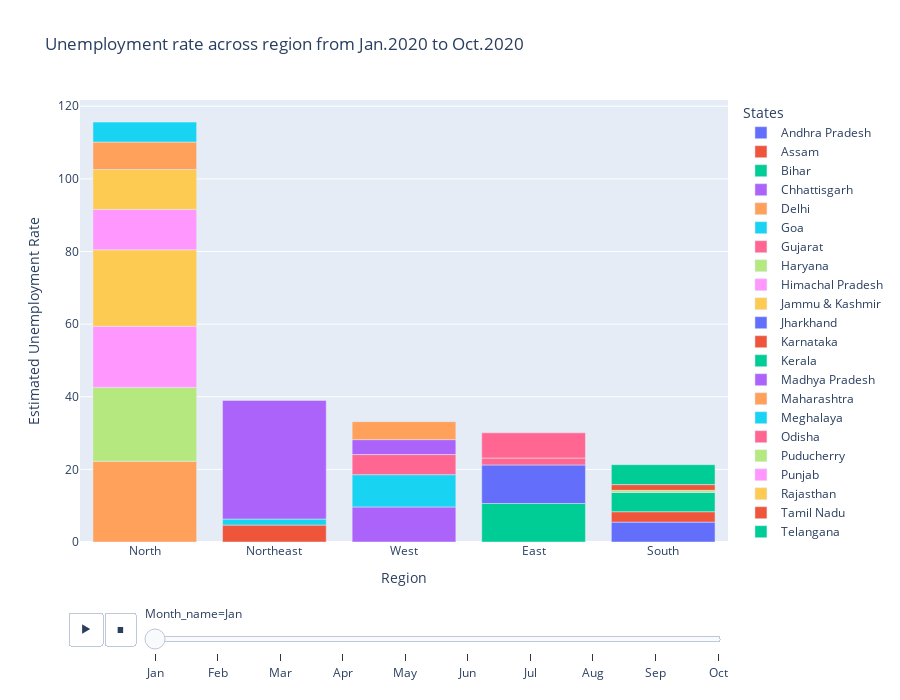

Notebook code cell kept with this figure:
### Markdown cell above
in below presentation, we easily see the comparison between region and state & different months of an year

### Code cell
fig = px.bar(df1, x='Region',y='Estimated Unemployment Rate',animation_frame = 'Month_name',color='States',
            title='Unemployment rate across region from Jan.2020 to Oct.2020', height=700,template='plotly')

fig.update_layout(xaxis={'categoryorder':'total descending'})

fig.layout.updatemenus[0].buttons[0].args[1]["frame"]["duration"] = 500

fig.show()

### Figure 1 — Plotly figure (JSON) as saved in the notebook; plotly's stock layout.template omitted (floating-point values rounded to 4 significant figures)
{"data": [{"alignmentgroup": "True", "hovertemplate": "States=Andhra Pradesh<br>Month_name=Jan<br>Region=%{x}<br>Estimated Unemployment Rate=%{y}<extra></extra>", "legendgroup": "Andhra Pradesh", "marker": {"color": "#636efa", "pattern": {"shape": ""}}, "name": "Andhra Pradesh", "offsetgroup": "Andhra Pradesh", "orientation": "v", "showlegend": true, "textposition": "auto", "type": "bar", "x": ["South"], "xaxis": "x", "y": [5.48], "yaxis": "y"}, {"alignmentgroup": "True", "hovertemplate": "States=Assam<br>Month_name=Jan<br>Region=%{x}<br>Estimated Unemployment Rate=%{y}<extra></extra>", "legendgroup": "Assam", "marker": {"color": "#EF553B", "pattern": {"shape": ""}}, "name": "Assam", "offsetgroup": "Assam", "orientation": "v", "showlegend": true, "textposition": "auto", "type": "bar", "x": ["Northeast"], "xaxis": "x", "y": [4.66], "yaxis": "y"}, {"alignmentgroup": "True", "hovertemplate": "States=Bihar<br>Month_name=Jan<br>Region=%{x}<br>Estimated Unemployment Rate=%{y}<extra></extra>", "legendgroup": "Bihar", "marker": {"color": "#00cc96", "pattern": {"shape": ""}}, "name": "Bihar", "offsetgroup": "Bihar", "orientation": "v", "showlegend": true, "textposition": "auto", "type": "bar", "x": ["East"], "xaxis": "x", "y": [10.61], "yaxis": "y"}, {"alignmentgroup": "True", "hovertemplate": "States=Chhattisgarh<br>Month_name=Jan<br>Region=%{x}<br>Estimated Unemployment Rate=%{y}<extra></extra>", "legendgroup": "Chhattisgarh", "marker": {"color": "#ab63fa", "pattern": {"shape": ""}}, "name": "Chhattisgarh", "offsetgroup": "Chhattisgarh", "orientation": "v", "showlegend": true, "textposition": "auto", "type": "bar", "x": ["West"], "xaxis": "x", "y": [9.65], "yaxis": "y"}, {"alignmentgroup": "True", "hovertemplate": "States=Delhi<br>Month_name=Jan<br>Region=%{x}<br>Estimated Unemployment Rate=%{y}<extra></extra>", "legendgroup": "Delhi", "marker": {"color": "#FFA15A", "pattern": {"shape": ""}}, "name": "Delhi", "offsetgroup": "Delhi", "orientation": "v", "showlegend": true, "textposition": "auto", "type": "bar", "x": ["North"], "xaxis": "x", "y": [22.23], "yaxis": "y"}, {"alignmentgroup": "True", "hovertemplate": "States=Goa<br>Month_name=Jan<br>Region=%{x}<br>Estimated Unemployment Rate=%{y}<extra></extra>", "legendgroup": "Goa", "marker": {"color": "#19d3f3", "pattern": {"shape": ""}}, "name": "Goa", "offsetgroup": "Goa", "orientation": "v", "showlegend": true, "textposition": "auto", "type": "bar", "x": ["West"], "xaxis": "x", "y": [8.89], "yaxis": "y"}, {"alignmentgroup": "True", "hovertemplate": "States=Gujarat<br>Month_name=Jan<br>Region=%{x}<br>Estimated Unemployment Rate=%{y}<extra></extra>", "legendgroup": "Gujarat", "marker": {"color": "#FF6692", "pattern": {"shape": ""}}, "name": "Gujarat", "offsetgroup": "Gujarat", "orientation": "v", "showlegend": true, "textposition": "auto", "type": "bar", "x": ["West"], "xaxis": "x", "y": [5.54], "yaxis": "y"}, {"alignmentgroup": "True", "hovertemplate": "States=Haryana<br>Month_name=Jan<br>Region=%{x}<br>Estimated Unemployment Rate=%{y}<extra></extra>", "legendgroup": "Haryana", "marker": {"color": "#B6E880", "pattern": {"shape": ""}}, "name": "Haryana", "offsetgroup": "Haryana", "orientation": "v", "showlegend": true, "textposition": "auto", "type": "bar", "x": ["North"], "xaxis": "x", "y": [20.34], "yaxis": "y"}, {"alignmentgroup": "True", "hovertemplate": "States=Himachal Pradesh<br>Month_name=Jan<br>Region=%{x}<br>Estimated Unemployment Rate=%{y}<extra></extra>", "legendgroup": "Himachal Pradesh", "marker": {"color": "#FF97FF", "pattern": {"shape": ""}}, "name": "Himachal Pradesh", "offsetgroup": "Himachal Pradesh", "orientation": "v", "showlegend": true, "textposition": "auto", "type": "bar", "x": ["North"], "xaxis": "x", "y": [16.83], "yaxis": "y"}, {"alignmentgroup": "True", "hovertemplate": "States=Jammu & Kashmir<br>Month_name=Jan<br>Region=%{x}<br>Estimated Unemployment Rate=%{y}<extra></extra>", "legendgroup": "Jammu & Kashmir", "marker": {"color": "#FECB52", "pattern": {"shape": ""}}, "name": "Jammu & Kashmir", "offsetgroup": "Jammu & Kashmir", "orientation": "v", "showlegend": true, "textposition": "auto", "type": "bar", "x": ["North"], "xaxis": "x", "y": [21.08], "yaxis": "y"}, {"alignmentgroup": "True", "hovertemplate": "States=Jharkhand<br>Month_name=Jan<br>Region=%{x}<br>Estimated Unemployment Rate=%{y}<extra></extra>", "legendgroup": "Jharkhand", "marker": {"color": "#636efa", "pattern": {"shape": ""}}, "name": "Jharkhand", "offsetgroup": "Jharkhand", "orientation": "v", "showlegend": true, "textposition": "auto", "type": "bar", "x": ["East"], "xaxis": "x", "y": [10.61], "yaxis": "y"}, {"alignmentgroup": "True", "hovertemplate": "States=Karnataka<br>Month_name=Jan<br>Region=%{x}<br>Estimated Unemployment Rate=%{y}<extra></extra>", "legendgroup": "Karnataka", "marker": {"color": "#EF553B", "pattern": {"shape": ""}}, "name": "Karnataka", "offsetgroup": "Karnataka", "orientation": "v", "showlegend": true, "textposition": "auto", "type": "bar", "x": ["South"], "xaxis": "x", "y": [2.86], "yaxis": "y"}, {"alignmentgroup": "True", "hovertemplate": "States=Kerala<br>Month_name=Jan<br>Region=%{x}<br>Estimated Unemployment Rate=%{y}<extra></extra>", "legendgroup": "Kerala", "marker": {"color": "#00cc96", "pattern": {"shape": ""}}, "name": "Kerala", "offsetgroup": "Kerala", "orientation": "v", "showlegend": true, "textposition": "auto", "type": "bar", "x": ["South"], "xaxis": "x", "y": [5.31], "yaxis": "y"}, {"alignmentgroup": "True", "hovertemplate": "States=Madhya Pradesh<br>Month_name=Jan<br>Region=%{x}<br>Estimated Unemployment Rate=%{y}<extra></extra>", "legendgroup": "Madhya Pradesh", "marker": {"color": "#ab63fa", "pattern": {"shape": ""}}, "name": "Madhya Pradesh", "offsetgroup": "Madhya Pradesh", "orientation": "v", "showlegend": true, "textposition": "auto", "type": "bar", "x": ["West"], "xaxis": "x", "y": [4.11], "yaxis": "y"}, {"alignmentgroup": "True", "hovertemplate": "States=Maharashtra<br>Month_name=Jan<br>Region=%{x}<br>Estimated Unemployment Rate=%{y}<extra></extra>", "legendgroup": "Maharashtra", "marker": {"color": "#FFA15A", "pattern": {"shape": ""}}, "name": "Maharashtra", "offsetgroup": "Maharashtra", "orientation": "v", "showlegend": true, "textposition": "auto", "type": "bar", "x": ["West"], "xaxis": "x", "y": [4.95], "yaxis": "y"}, {"alignmentgroup": "True", "hovertemplate": "States=Meghalaya<br>Month_name=Jan<br>Region=%{x}<br>Estimated Unemployment Rate=%{y}<extra></extra>", "legendgroup": "Meghalaya", "marker": {"color": "#19d3f3", "pattern": {"shape": ""}}, "name": "Meghalaya", "offsetgroup": "Meghalaya", "orientation": "v", "showlegend": true, "textposition": "auto", "type": "bar", "x": ["Northeast"], "xaxis": "x", "y": [1.66], "yaxis": "y"}, {"alignmentgroup": "True", "hovertemplate": "States=Odisha<br>Month_name=Jan<br>Region=%{x}<br>Estimated Unemployment Rate=%{y}<extra></extra>", "legendgroup": "Odisha", "marker": {"color": "#FF6692", "pattern": {"shape": ""}}, "name": "Odisha", "offsetgroup": "Odisha", "orientation": "v", "showlegend": true, "textposition": "auto", "type": "bar", "x": ["East"], "xaxis": "x", "y": [1.9], "yaxis": "y"}, {"alignmentgroup": "True", "hovertemplate": "States=Puducherry<br>Month_name=Jan<br>Region=%{x}<br>Estimated Unemployment Rate=%{y}<extra></extra>", "legendgroup": "Puducherry", "marker": {"color": "#B6E880", "pattern": {"shape": ""}}, "name": "Puducherry", "offsetgroup": "Puducherry", "orientation": "v", "showlegend": true, "textposition": "auto", "type": "bar", "x": ["South"], "xaxis": "x", "y": [0.58], "yaxis": "y"}, {"alignmentgroup": "True", "hovertemplate": "States=Punjab<br>Month_name=Jan<br>Region=%{x}<br>Estimated Unemployment Rate=%{y}<extra></extra>", "legendgroup": "Punjab", "marker": {"color": "#FF97FF", "pattern": {"shape": ""}}, "name": "Punjab", "offsetgroup": "Punjab", "orientation": "v", "showlegend": true, "textposition": "auto", "type": "bar", "x": ["North"], "xaxis": "x", "y": [11.11], "yaxis": "y"}, {"alignmentgroup": "True", "hovertemplate": "States=Rajasthan<br>Month_name=Jan<br>Region=%{x}<br>Estimated Unemployment Rate=%{y}<extra></extra>", "legendgroup": "Rajasthan", "marker": {"color": "#FECB52", "pattern": {"shape": ""}}, "name": "Rajasthan", "offsetgroup": "Rajasthan", "orientation": "v", "showlegend": true, "textposition": "auto", "type": "bar", "x": ["North"], "xaxis": "x", "y": [10.97], "yaxis": "y"}, {"alignmentgroup": "True", "hovertemplate": "States=Tamil Nadu<br>Month_name=Jan<br>Region=%{x}<br>Estimated Unemployment Rate=%{y}<extra></extra>", "legendgroup": "Tamil Nadu", "marker": {"color": "#EF553B", "pattern": {"shape": ""}}, "name": "Tamil Nadu", "offsetgroup": "Tamil Nadu", "orientation": "v", "showlegend": true, "textposition": "auto", "type": "bar", "x": ["South"], "xaxis": "x", "y": [1.57], "yaxis": "y"}, {"alignmentgroup": "True", "hovertemplate": "States=Telangana<br>Month_name=Jan<br>Region=%{x}<br>Estimated Unemployment Rate=%{y}<extra></extra>", "legendgroup": "Telangana", "marker": {"color": "#00cc96", "pattern": {"shape": ""}}, "name": "Telangana", "offsetgroup": "Telangana", "orientation": "v", "showlegend": true, "textposition": "auto", "type": "bar", "x": ["South"], "xaxis": "x", "y": [5.49], "yaxis": "y"}, {"alignmentgroup": "True", "hovertemplate": "States=Tripura<br>Month_name=Jan<br>Region=%{x}<br>Estimated Unemployment Rate=%{y}<extra></extra>", "legendgroup": "Tripura", "marker": {"color": "#ab63fa", "pattern": {"shape": ""}}, "name": "Tripura", "offsetgroup": "Tripura", "orientation": "v", "showlegend": true, "textposition": "auto", "type": "bar", "x": ["Northeast"], "xaxis": "x", "y": [32.67], "yaxis": "y"}, {"alignmentgroup": "True", "hovertemplate": "States=Uttar Pradesh<br>Month_name=Jan<br>Region=%{x}<br>Estimated Unemployment Rate=%{y}<extra></extra>", "legendgroup": "Uttar Pradesh", "marker": {"color": "#FFA15A", "pattern": {"shape": ""}}, "name": "Uttar Pradesh", "offsetgroup": "Uttar Pradesh", "orientation": "v", "showlegend": true, "textposition": "auto", "type": "bar", "x": ["North"], "xaxis": "x", "y": [7.58], "yaxis": "y"}, {"alignmentgroup": "True", "hovertemplate": "States=Uttarakhand<br>Month_name=Jan<br>Region=%{x}<br>Estimated Unemployment Rate=%{y}<extra></extra>", "legendgroup": "Uttarakhand", "marker": {"color": "#19d3f3", "pattern": {"shape": ""}}, "name": "Uttarakhand", "offsetgroup": "Uttarakhand", "orientation": "v", "showlegend": true, "textposition": "auto", "type": "bar", "x": ["North"], "xaxis": "x", "y": [5.49], "yaxis": "y"}, {"alignmentgroup": "True", "hovertemplate": "States=West Bengal<br>Month_name=Jan<br>Region=%{x}<br>Estimated Unemployment Rate=%{y}<extra></extra>", "legendgroup": "West Bengal", "marker": {"color": "#FF6692", "pattern": {"shape": ""}}, "name": "West Bengal", "offsetgroup": "West Bengal", "orientation": "v", "showlegend": true, "textposition": "auto", "type": "bar", "x": ["East"], "xaxis": "x", "y": [6.94], "yaxis": "y"}], "layout": {"barmode": "relative", "height": 700, "legend": {"title": {"text": "States"}, "tracegroupgap": 0}, "sliders": [{"active": 0, "currentvalue": {"prefix": "Month_name="}, "len": 0.9, "pad": {"b": 10, "t": 60}, "steps": [{"args": [["Jan"], {"frame": {"duration": 0, "redraw": true}, "fromcurrent": true, "mode": "immediate", "transition": {"duration": 0, "easing": "linear"}}], "label": "Jan", "method": "animate"}, {"args": [["Feb"], {"frame": {"duration": 0, "redraw": true}, "fromcurrent": true, "mode": "immediate", "transition": {"duration": 0, "easing": "linear"}}], "label": "Feb", "method": "animate"}, {"args": [["Mar"], {"frame": {"duration": 0, "redraw": true}, "fromcurrent": true, "mode": "immediate", "transition": {"duration": 0, "easing": "linear"}}], "label": "Mar", "method": "animate"}, {"args": [["Apr"], {"frame": {"duration": 0, "redraw": true}, "fromcurrent": true, "mode": "immediate", "transition": {"duration": 0, "easing": "linear"}}], "label": "Apr", "method": "animate"}, {"args": [["May"], {"frame": {"duration": 0, "redraw": true}, "fromcurrent": true, "mode": "immediate", "transition": {"duration": 0, "easing": "linear"}}], "label": "May", "method": "animate"}, {"args": [["Jun"], {"frame": {"duration": 0, "redraw": true}, "fromcurrent": true, "mode": "immediate", "transition": {"duration": 0, "easing": "linear"}}], "label": "Jun", "method": "animate"}, {"args": [["Jul"], {"frame": {"duration": 0, "redraw": true}, "fromcurrent": true, "mode": "immediate", "transition": {"duration": 0, "easing": "linear"}}], "label": "Jul", "method": "animate"}, {"args": [["Aug"], {"frame": {"duration": 0, "redraw": true}, "fromcurrent": true, "mode": "immediate", "transition": {"duration": 0, "easing": "linear"}}], "label": "Aug", "method": "animate"}, {"args": [["Sep"], {"frame": {"duration": 0, "redraw": true}, "fromcurrent": true, "mode": "immediate", "transition": {"duration": 0, "easing": "linear"}}], "label": "Sep", "method": "animate"}, {"args": [["Oct"], {"frame": {"duration": 0, "redraw": true}, "fromcurrent": true, "mode": "immediate", "transition": {"duration": 0, "easing": "linear"}}], "label": "Oct", "method": "animate"}], "x": 0.1, "xanchor": "left", "y": 0, "yanchor": "top"}], "title": {"text": "Unemployment rate across region from Jan.2020 to Oct.2020"}, "updatemenus": [{"buttons": [{"args": [null, {"frame": {"duration": 500, "redraw": true}, "fromcurrent": true, "mode": "immediate", "transition": {"duration": 500, "easing": "linear"}}], "label": "&#9654;", "method": "animate"}, {"args": [[null], {"frame": {"duration": 0, "redraw": true}, "fromcurrent": true, "mode": "immediate", "transition": {"duration": 0, "easing": "linear"}}], "label": "&#9724;", "method": "animate"}], "direction": "left", "pad": {"r": 10, "t": 70}, "showactive": false, "type": "buttons", "x": 0.1, "xanchor": "right", "y": 0, "yanchor": "top"}], "xaxis": {"anchor": "y", "categoryorder": "total descending", "domain": [0, 1], "title": {"text": "Region"}}, "yaxis": {"anchor": "x", "domain": [0, 1], "title": {"text": "Estimated Unemployment Rate"}}}}
